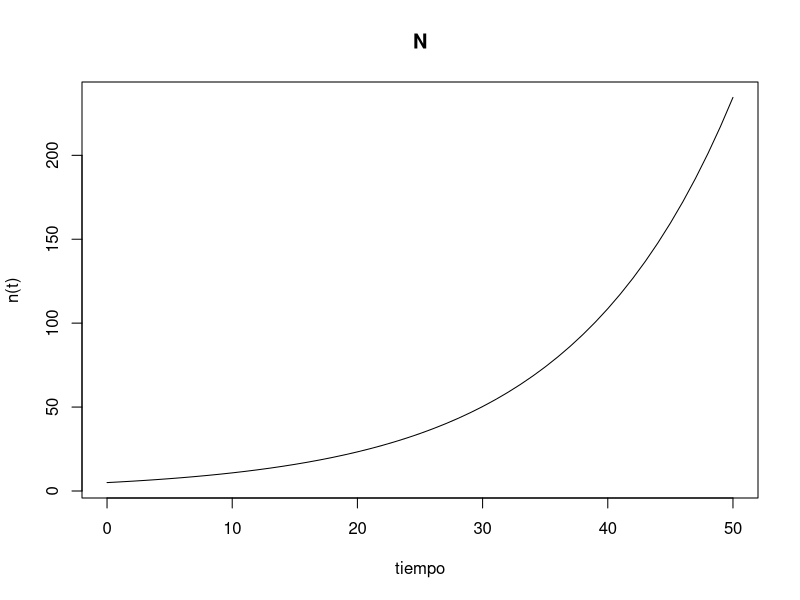

This chart was generated by the following R code:
library(deSolve)

params <- c(r=0.08)

state <- c(N = 5) # poblaciones

Cr_DTG <- function(t, state, params) {
  with(as.list(c(state, params)), {
    N <- (1 + r) * N
    list(c(N))
  })
}

times <- 0:50

out <- ode(y = state, times=times, func=Cr_DTG, parms=params, method="iteration")

plot(out, xlab='tiempo', ylab='n(t)')
